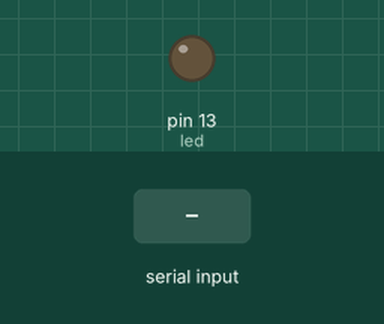
Recording of a sketch running on a simulated Arduino Uno, built with avr-gcc and run on an emulated ATmega328P. Shown: output pins drawn as LEDs (lit = HIGH). The test bench sets the inputs (shaded band).

Above: at 1.2 s.
1.3 s: "H" received over Serial
At 2.4 s:
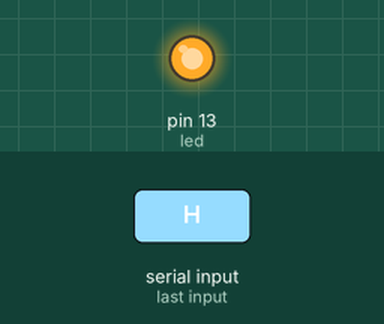
Timing chart, 0 to 4.3 s (numbered marks = the images above; inputs shaded):
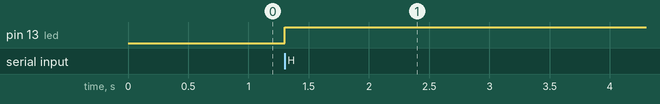

The sketch:

class1_L_Or_H_.ino
```cpp
const int led = 13;
void setup() {
pinMode(led , OUTPUT);
Serial.begin(9600);
}

void loop() {
if(Serial.available()>0){
  char a = Serial.read();
  if(a == 'H' || a == 'h'){
    digitalWrite(led , HIGH);
  }else if(a == 'L' || a == 'l'){
    digitalWrite(led , HIGH);
  }
}
}
```

Measured:
- after the input at 1.3 s, pin 13 (led): LOW → HIGH at once
